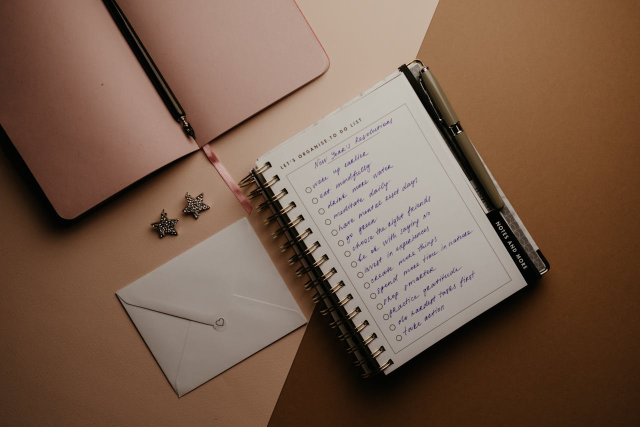
#> input picture 01.jpg, 1280 x 854 px (shown at 1/2 size)
$ python main.py
#> lines starting #> are read from the running program, lines starting #| are printed output that depends on the picture
# It reshapes an image so that a tilted or skewed object appears straight and properly aligned (like looking at it from the front).


# ============================================================
# DOCUMENT SCANNER USING MOUSE POINTS + PERSPECTIVE TRANSFORM
# ============================================================
# STEP 1  : Import required libraries for image processing
# STEP 2  : Load the input image
# STEP 3  : Create an empty list to store mouse click points
# STEP 4  : Define mouse callback function to capture 4 points
# STEP 5  : Draw a small circle on every mouse click
# STEP 6  : After 4 points are selected, apply perspective transform
# STEP 7  : Warp the selected region to a fixed rectangle
# STEP 8  : Convert warped image to HSV color space
# STEP 9  : Extract V (brightness) channel
# STEP 10 : Apply adaptive thresholding on V channel
# STEP 11 : Display perspective transformed image
# STEP 12 : Display thresholded (scanned-like) output
# STEP 13 : Create OpenCV window and set mouse callback
# STEP 14 : Wait for user interaction
# STEP 15 : Close all OpenCV windows
# ============================================================

import cv2
import numpy as np
import matplotlib.pyplot as plt
from skimage.filters import threshold_local

# ---------------- Load Image ----------------
img = cv2.imread("01.jpg")
#> img is the input picture: shape (854, 1280, 3); mean B, G, R 76.9, 94.3, 120.8
img = cv2.resize(img, (1280, 720))
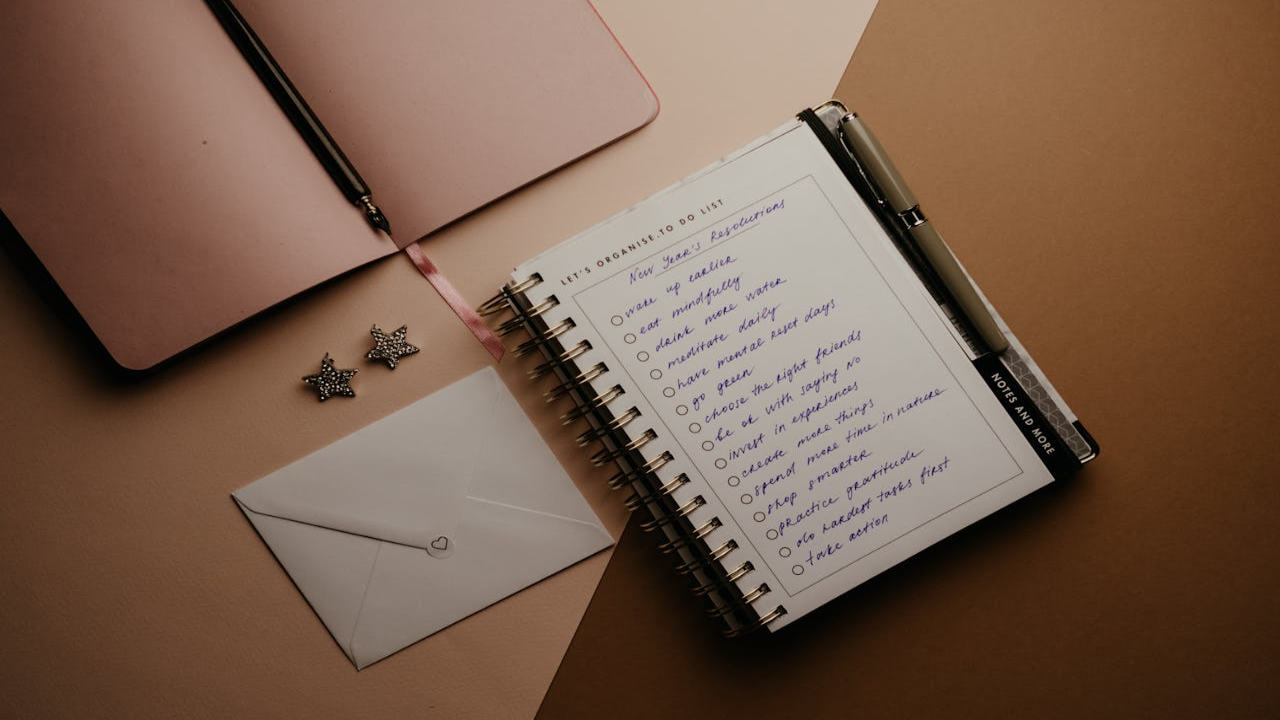
#> img: shape (720, 1280, 3); mean B, G, R 76.9, 94.2, 120.7
orig = img.copy()

points = []

# ---------------- Mouse Callback ----------------
# [111 lines left out: functions mouse_click, perspective_and_threshold, not called in this run]


# ---------------- Main ----------------

# Create OpenCV window
cv2.namedWindow("Select Points")

# Show original image
cv2.imshow("Select Points", img)

# Attach mouse callback to window
cv2.setMouseCallback("Select Points", mouse_click)

# Instruction message
print("Click 4 points in order: TL → TR → BR → BL")

# Wait until key press
cv2.waitKey(0)

# Close all windows
cv2.destroyAllWindows()

$ run again, with 02.jpg copied over 01.jpg
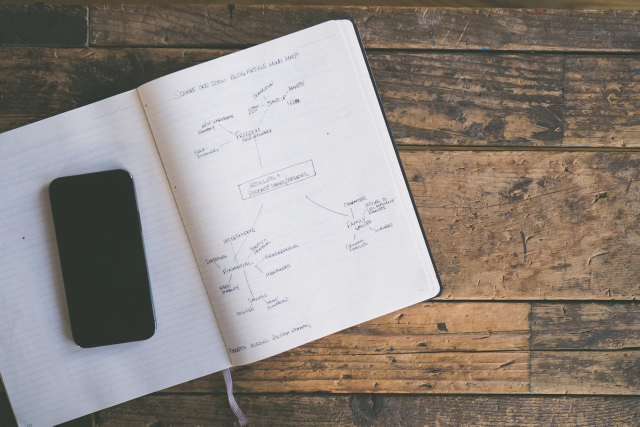
#> input picture 02.jpg, 1280 x 853 px (shown at 1/2 size)
#> img is the input picture: shape (853, 1280, 3); mean B, G, R 129.2, 135.6, 144.2
#> `img = cv2.resize(img, (1280, 720))`:
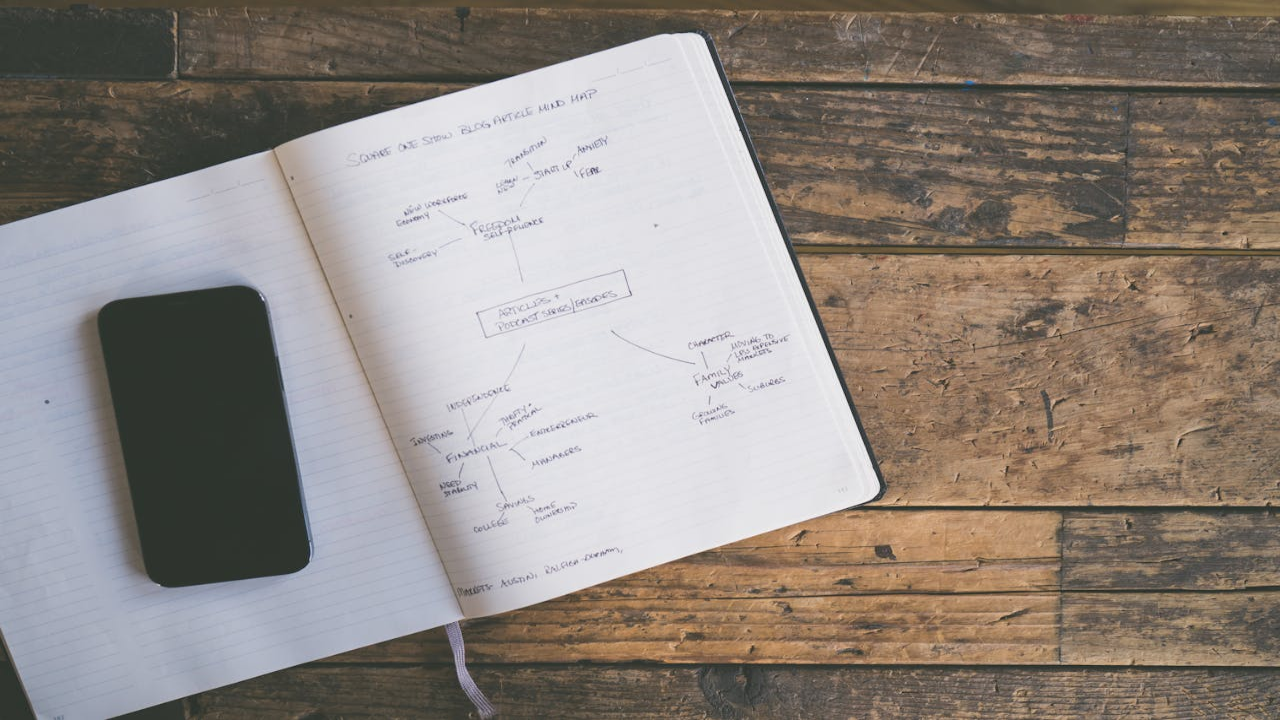
#> img: shape (720, 1280, 3); mean B, G, R 129.1, 135.5, 144.1

$ run again, with 03.jpg copied over 01.jpg
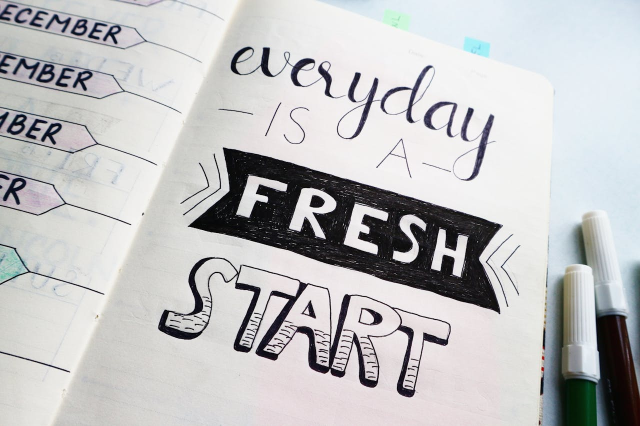
#> input picture 03.jpg, 1280 x 852 px (shown at 1/2 size)
#> img is the input picture: shape (852, 1280, 3); mean B, G, R 193.9, 193.1, 192.8
#> `img = cv2.resize(img, (1280, 720))`:
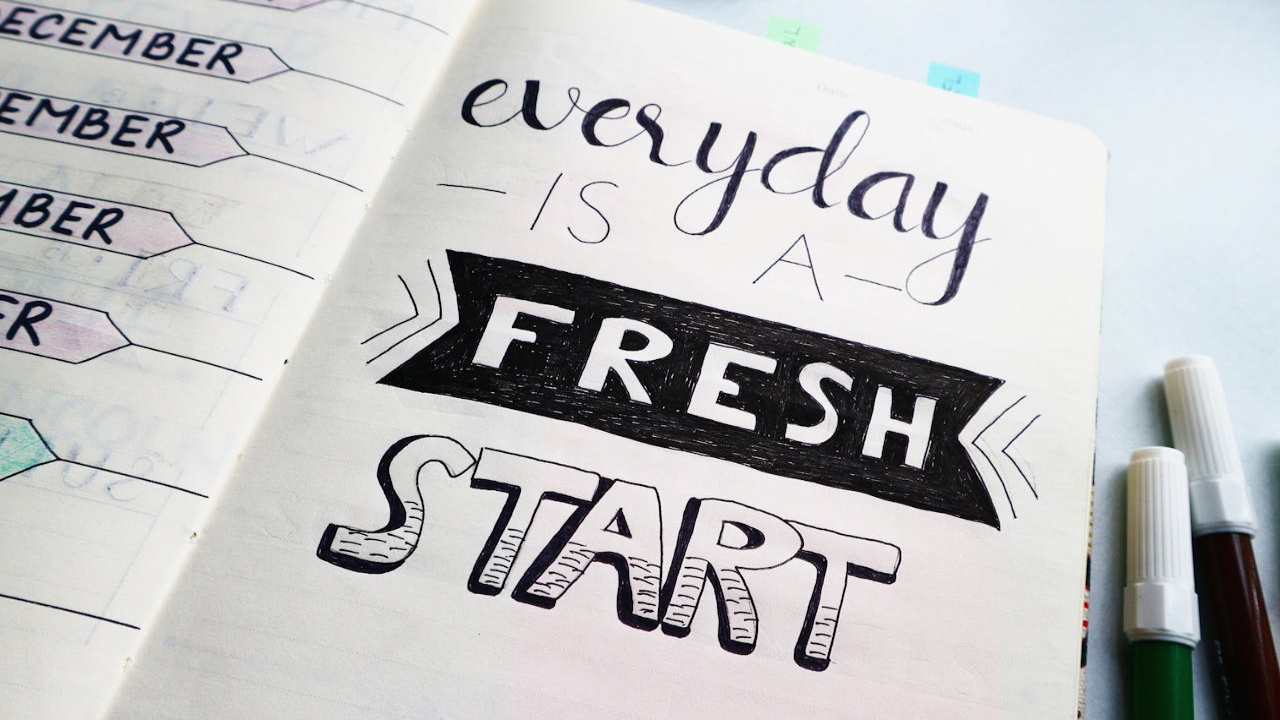
#> img: shape (720, 1280, 3); mean B, G, R 193.8, 193, 192.7
